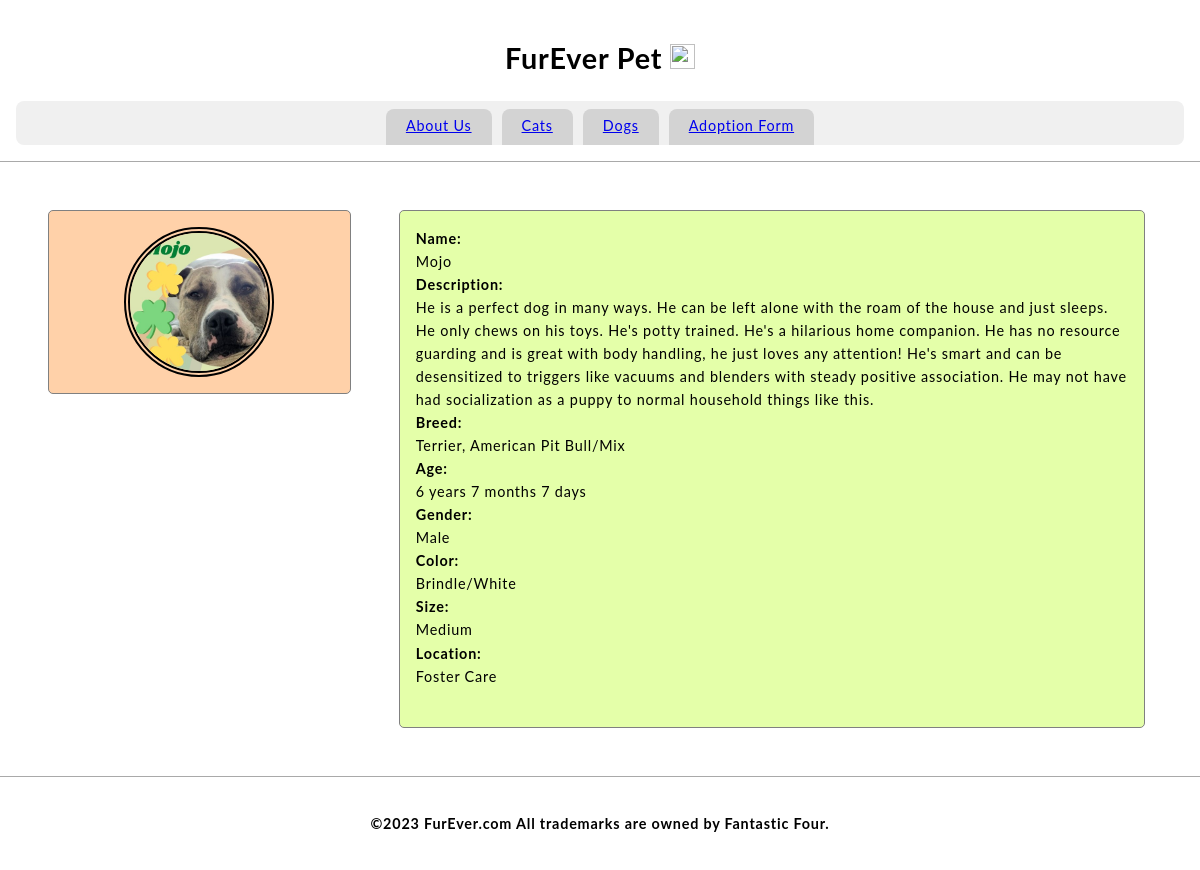
The app's page /dog_36636186, older data.
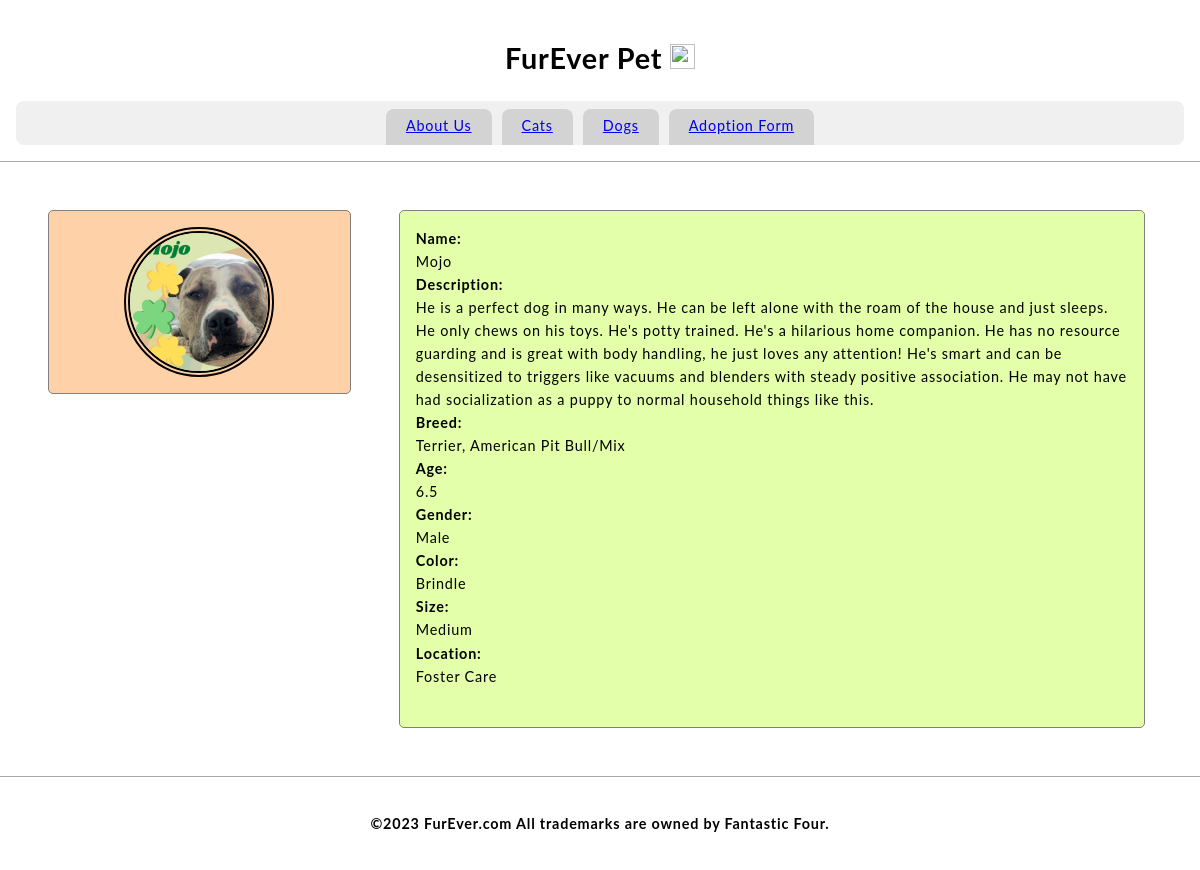
The same page, newer data.
### tables this page shows
CREATE TABLE Dog(id int, name varchar(45), description varchar(1000), breed varchar(20), age float, gender varchar(10),color varchar(10),size varchar(10), location varchar(10), primary key (id));

### Furever.py (the view)
@app.route('/dog_36636186')
def dog_366():
    c.execute("SELECT name, description, breed, age, gender, color, size, location FROM Dog")
    myresult = c.fetchall()[0]
    name, description, breed, age, gender, color, size, location = myresult
    return render_template('dog_36636186.html',name=name, description=description, breed=breed, age=age, gender=gender, color=color,size=size, location=location)

### prefix.py (called while the page is built)
    def __call__(self, environ, start_response):
        return self.app(environ, start_response)

### templates/dog_36636186.html (shortened to what this page needs)
<!DOCTYPE>
<html>
    <head>
        <link href="static/style.css" type="text/css" rel="stylesheet"/>
    </head>
    <body>
        <header>
            <h1 class="title">FurEver Pet <img src="static/logo.png" width=25px height=25px/></h1>
            <nav>
                <a class="nav-anchor" href="aboutus">About Us</a>
                <a class="nav-anchor" href="cats">Cats</a>
                <a class="nav-anchor" href="dogs">Dogs</a>
                <a class="nav-anchor" href="adoptionform">Adoption Form</a>
            </nav>
        </header>
        <main>
            <aside>
                <div class="aside-div">
                    <img src="36636186.jpg"/ width= 150px height = 150px>
                </div>
            </aside>
            <section>
                <article class="article-div">
                          <b>Name:</b>
                    <br>
                    {{name}}
                    <br>
                    <b>Description:</b>
                    <br>
                    {{description}}
                    <br>
                    <b>Breed:</b>
                    <br>
                    {{breed}}
                    <br>
                    <b>Age:</b>
                    <br>
                    {{age}}
                    <br>
                    <b>Gender:</b>
                    <br>
                    {{gender}}
                    <br>
                    <b>Color:</b>
                    <br>
                    {{color}}
                    <br>
                    <b>Size:</b>
                    <br>
                    {{size}}
                    <br>
                    <b>Location:</b>
                    <br>
                    {{location}}
                    <br>
                    <br>
                </article>
            </section>
        </main>
        <footer>
            <h4 class="title">©2023 FurEver.com All trademarks are owned by Fantastic Four.</h4>
        </footer>
    </body>
</html>

### static/style.css (style rules this page uses)
* { box-sizing: border-box; }
body { height: 100vh; width: 100vw; display: flex; flex-direction: column; font-family: 'Lato', sans-serif; margin: 0; font-size: 0.9rem; line-height: 1.6; letter-spacing: 0.05rem; }
header { justify-content: center; background-color: #C2CADO; padding: 1rem; }
.title { text-align: center; background-color: white; }
nav { background-color: #F0F0F0; display: flex; justify-content: center; border-radius: 0.5rem; padding-top: 0.5rem; }
nav a { cursor:pointer; background-color:lightgray; margin: 0 5px; padding:5px 20px; border-bottom: 0.2rem solid lightgray; border-top-left-radius: 0.5rem; border-top-right-radius: 0.5rem; }
main { padding: 1rem; background-color: white; overflow-y: auto; display: flex; #flex-direction: column; justify-content: center; align-items: start; border-top:solid 1px darkgray; border-bottom:solid 1px darkgray; }
aside { width: 30vw; display: flex; flex-direction: column; justify-content: space-evenly; padding: 1rem; }
.aside-div { background-color: #FFD1A9; min-height: 150px; margin: 1rem; width: 95%; overflow-y: auto; padding:1rem; border-radius:5px; border:1px solid gray; display: flex; justify-content: center; align-items: center; }
.aside-div img { border-radius: 75px; border: 6px double; }
section { width: 70vw; display: flex; flex-direction: column; justify-content: space-evenly; padding: 1rem; }
.article-div { background-color: #E4FFA9; min-height: 150px; margin: 1rem; width: 95%; overflow-y: auto; padding:1rem; border-radius:5px; border:1px solid gray; }
footer { #position: fixed; #bottom: 0; background-color: white; justify-content: center; padding: 1rem; width: 100%; }

Row changes from the older to the newer data that the page shows:
changed Dog "Mojo": age "6 years 7 months 7 days" → "6.5"; color "Brindle/White" → "Brindle"
